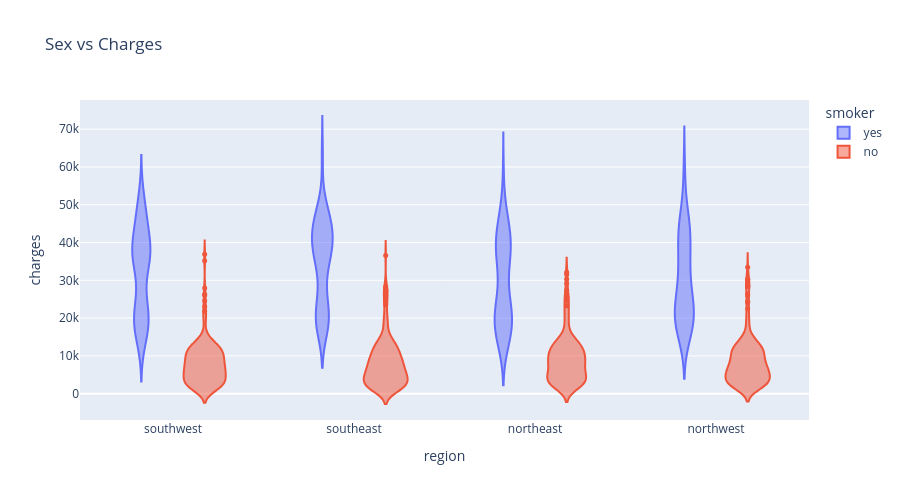

Notebook cell for this chart:
### Code cell
fig=px.violin(medical_df,x="region",y="charges",color="smoker",title="Sex vs Charges")
fig.update_traces(marker_size=5)
fig.update_layout(height=500)
fig.show()

### Figure 1 — Plotly figure (JSON) as saved in the notebook; plotly's stock layout.template omitted (floating-point values rounded to 4 significant figures; data arrays with more than 128 entries replaced by an {"elided": "..."} marker saying what was removed)
{"data": [{"alignmentgroup": "True", "box": {"visible": false}, "hovertemplate": "smoker=yes<br>region=%{x}<br>charges=%{y}<extra></extra>", "legendgroup": "yes", "marker": {"color": "#636efa", "size": 5}, "name": "yes", "offsetgroup": "yes", "orientation": "v", "scalegroup": "True", "showlegend": true, "type": "violin", "x": {"elided": "274 str values"}, "x0": " ", "xaxis": "x", "y": {"elided": "274 float values"}, "y0": " ", "yaxis": "y"}, {"alignmentgroup": "True", "box": {"visible": false}, "hovertemplate": "smoker=no<br>region=%{x}<br>charges=%{y}<extra></extra>", "legendgroup": "no", "marker": {"color": "#EF553B", "size": 5}, "name": "no", "offsetgroup": "no", "orientation": "v", "scalegroup": "True", "showlegend": true, "type": "violin", "x": {"elided": "1064 str values"}, "x0": " ", "xaxis": "x", "y": {"elided": "1064 float values"}, "y0": " ", "yaxis": "y"}], "layout": {"height": 500, "legend": {"title": {"text": "smoker"}, "tracegroupgap": 0}, "title": {"text": "Sex vs Charges"}, "violinmode": "group", "xaxis": {"anchor": "y", "domain": [0, 1], "title": {"text": "region"}}, "yaxis": {"anchor": "x", "domain": [0, 1], "title": {"text": "charges"}}}}
